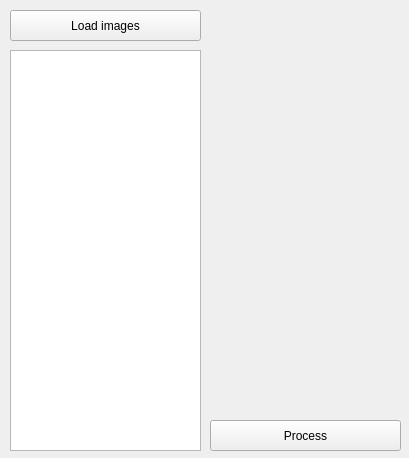
<?xml version="1.0" encoding="UTF-8"?>
<ui version="4.0">
 <class>MainWindow</class>
 <widget class="QMainWindow" name="MainWindow">
  <property name="geometry">
   <rect>
    <x>0</x>
    <y>0</y>
    <width>409</width>
    <height>458</height>
   </rect>
  </property>
  <property name="windowTitle">
   <string>MainWindow</string>
  </property>
  <widget class="QWidget" name="centralwidget">
   <widget class="QPushButton" name="load_images_button">
    <property name="geometry">
     <rect>
      <x>10</x>
      <y>10</y>
      <width>191</width>
      <height>31</height>
     </rect>
    </property>
    <property name="text">
     <string>Load images</string>
    </property>
   </widget>
   <widget class="QTableWidget" name="image_table">
    <property name="geometry">
     <rect>
      <x>10</x>
      <y>50</y>
      <width>191</width>
      <height>401</height>
     </rect>
    </property>
   </widget>
   <widget class="QPushButton" name="process_images_button">
    <property name="geometry">
     <rect>
      <x>210</x>
      <y>420</y>
      <width>191</width>
      <height>31</height>
     </rect>
    </property>
    <property name="text">
     <string>Process</string>
    </property>
   </widget>
  </widget>
 </widget>
 <resources/>
 <connections/>
</ui>
